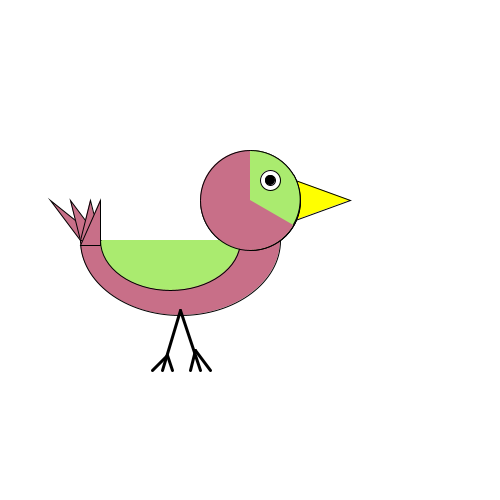
Frame 1 (no input)
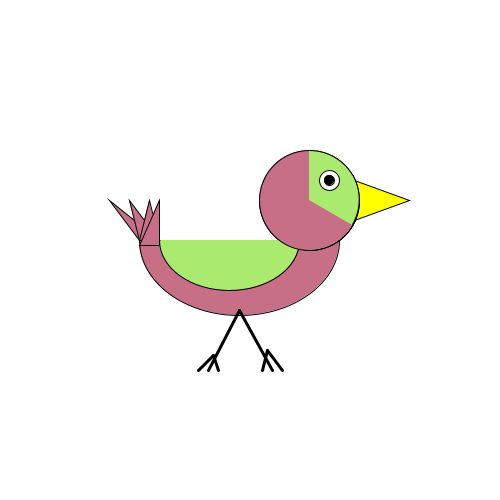
Frame 60 (the mouse pressed at the canvas centre just before this capture)
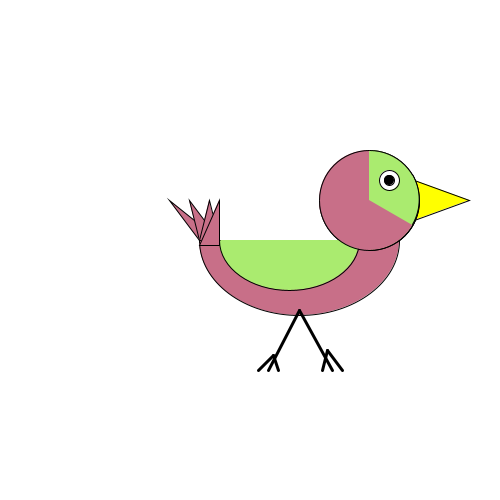
Frame 120 (the mouse held since frame 60 and released just before this capture)

The Processing sketch that drew these frames (run headless with seeded random() and noise(); from frame 60 on, the mouse is pressed at the canvas centre):

// Processing sketch: processing_94971
// ── processing_94971.pde

int walk=0;//integer walk
int x=0;//integer x
int stepl=0;//integer step left
int stepr=0;//integer step right
void setup(){//start setup
  size(500,500);//size
  frameRate(40);//rate
  smooth();//smooth
}//end draw
void draw(){//start draw
  
  background(255);//white background
  fill(200,111,136);//magenta
  ellipse(250+x,200,100,100);//head
  arc(180+x,240,200,150,0,PI);//body
  fill(255,255,0);//yellow
  triangle(350+x,200,295+x,180,295+x,220);//beak
  fill(170,235,111);//green
  arc(170+x,240,140,100,0,PI);//head part1
  arc(250+x,200,100,100,-PI/2,3*PI/6);//headpart2
  fill(200,111,136);//magenta
  arc(250+x,200,100,100,0,PI);//head part3
  triangle(50+x,200,80+x,240,100+x,240);//tail 1
  triangle(70+x,200,80+x,240,100+x,240);//tail 2
  triangle(90+x,200,80+x,240,100+x,240);//tail 3
  triangle(100+x,200,80+x,245,100+x,245);//tail 4
  fill(170,235,111);//greed
  arc(250+x,200,100,100,-PI/6,PI/6);//wing
  fill(255);//white
  ellipse(270+x,180,20,20);//eye
  fill(0);//black
  ellipse(270+x,180,10,10);//pupil
  strokeWeight(3);//thick
  if (walk == 0){//if that happens
    stepl=(stepl+2)%500;//left faster
  } else{//if not
    stepr=(stepr+2)%500;//right faster
  }//end if else
  line(180+x,310,160+stepl,370);//left leg
  line(165+stepl,355,170+stepl,370);//left foot 1
  line(165+stepl,355,150+stepl,370);//left foot 2
  line(180+x,310,200+stepr,370);//right leg
  line(195+stepr,350,210+stepr,370);//right foot 1
  line(195+stepr,350,190+stepr,370);//right foot 2
  strokeWeight(1);//thin
  if (abs(stepr-stepl) >= 35){//stride over?
    walk=(2-walk)%500;//yes, switch legs
  }//end if
  x=(x+1)%500;//body moves
}//end draw
